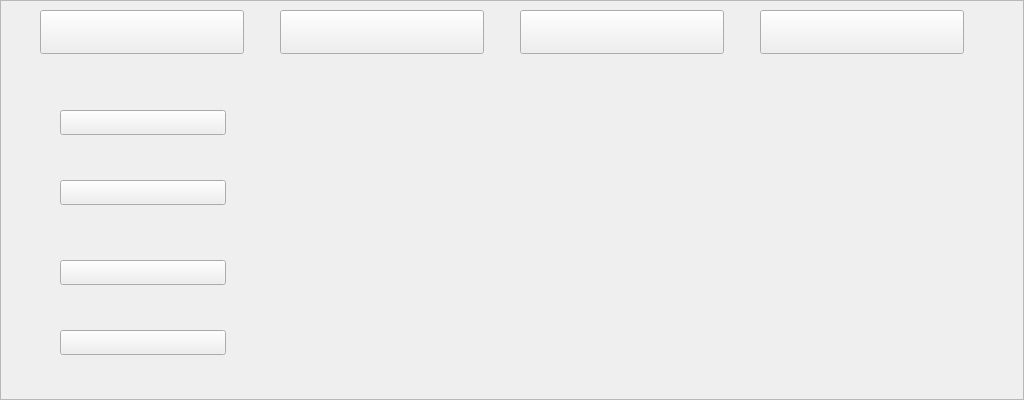
<?xml version="1.0" encoding="UTF-8"?>
<ui version="4.0">
 <class>frmParametersSetting</class>
 <widget class="QWidget" name="frmParametersSetting">
  <property name="geometry">
   <rect>
    <x>0</x>
    <y>0</y>
    <width>1024</width>
    <height>400</height>
   </rect>
  </property>
  <property name="windowTitle">
   <string>Form</string>
  </property>
  <widget class="QFrame" name="frameMain">
   <property name="geometry">
    <rect>
     <x>0</x>
     <y>0</y>
     <width>1024</width>
     <height>400</height>
    </rect>
   </property>
   <property name="frameShape">
    <enum>QFrame::StyledPanel</enum>
   </property>
   <property name="frameShadow">
    <enum>QFrame::Raised</enum>
   </property>
   <widget class="QPushButton" name="btnNewConfig">
    <property name="geometry">
     <rect>
      <x>40</x>
      <y>10</y>
      <width>204</width>
      <height>44</height>
     </rect>
    </property>
    <property name="text">
     <string/>
    </property>
   </widget>
   <widget class="QPushButton" name="btnEquipment">
    <property name="geometry">
     <rect>
      <x>280</x>
      <y>10</y>
      <width>204</width>
      <height>44</height>
     </rect>
    </property>
    <property name="text">
     <string/>
    </property>
   </widget>
   <widget class="QPushButton" name="btnStart">
    <property name="geometry">
     <rect>
      <x>760</x>
      <y>10</y>
      <width>204</width>
      <height>44</height>
     </rect>
    </property>
    <property name="text">
     <string/>
    </property>
   </widget>
   <widget class="QWidget" name="leftMenuWidget" native="true">
    <property name="geometry">
     <rect>
      <x>40</x>
      <y>70</y>
      <width>204</width>
      <height>325</height>
     </rect>
    </property>
    <property name="styleSheet">
     <string notr="true"/>
    </property>
    <widget class="QPushButton" name="btnLeftMenu2">
     <property name="geometry">
      <rect>
       <x>20</x>
       <y>110</y>
       <width>166</width>
       <height>25</height>
      </rect>
     </property>
     <property name="text">
      <string/>
     </property>
    </widget>
    <widget class="QPushButton" name="btnLeftMenu3">
     <property name="geometry">
      <rect>
       <x>20</x>
       <y>190</y>
       <width>166</width>
       <height>25</height>
      </rect>
     </property>
     <property name="text">
      <string/>
     </property>
    </widget>
    <widget class="QPushButton" name="btnLeftMenu4">
     <property name="geometry">
      <rect>
       <x>20</x>
       <y>260</y>
       <width>166</width>
       <height>25</height>
      </rect>
     </property>
     <property name="text">
      <string/>
     </property>
    </widget>
    <widget class="QPushButton" name="btnLeftMenu1">
     <property name="geometry">
      <rect>
       <x>20</x>
       <y>40</y>
       <width>166</width>
       <height>25</height>
      </rect>
     </property>
     <property name="text">
      <string/>
     </property>
    </widget>
   </widget>
   <widget class="QPushButton" name="btnDevice">
    <property name="geometry">
     <rect>
      <x>520</x>
      <y>10</y>
      <width>204</width>
      <height>44</height>
     </rect>
    </property>
    <property name="text">
     <string/>
    </property>
   </widget>
  </widget>
 </widget>
 <resources/>
 <connections/>
</ui>
